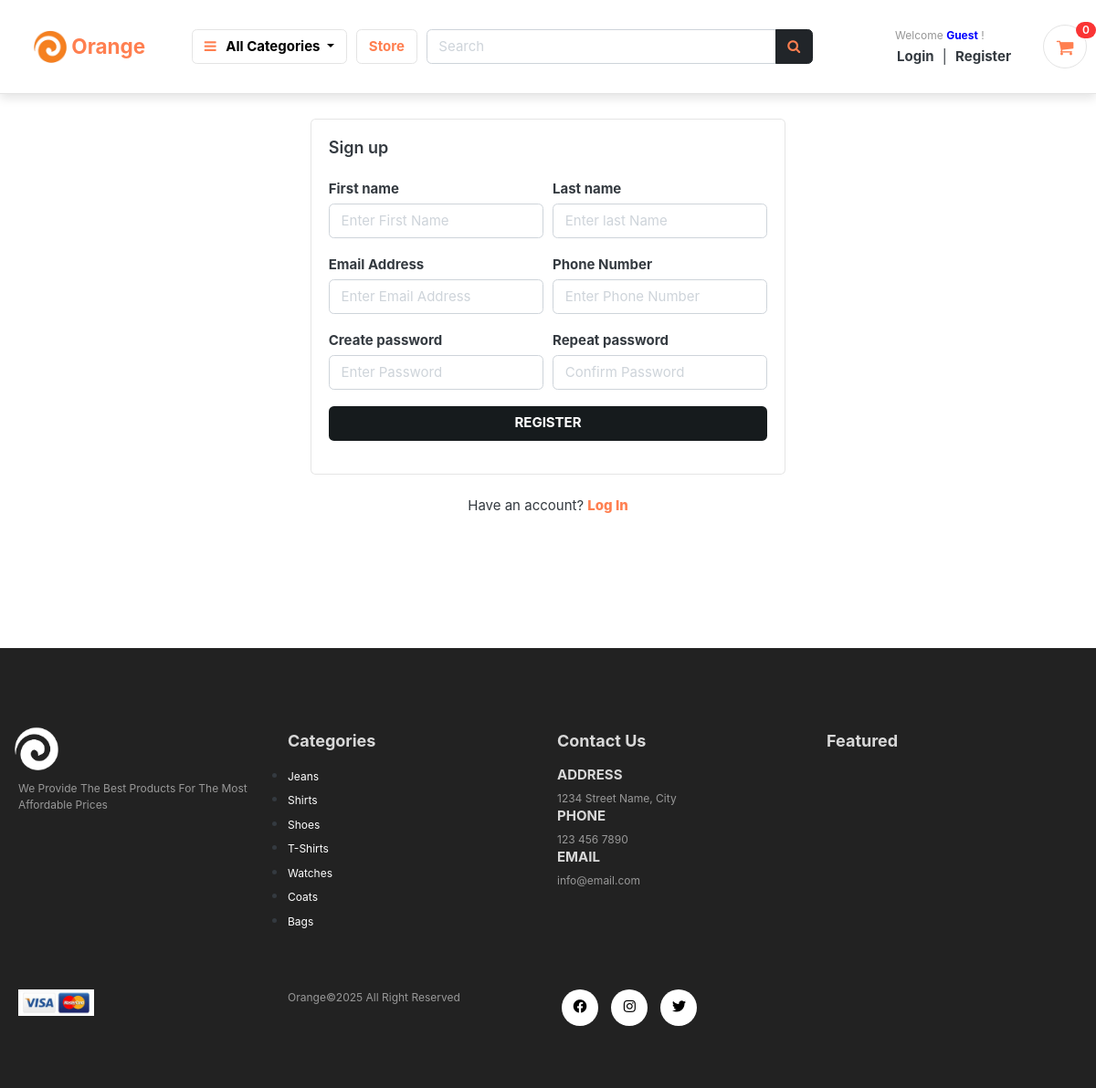
Page /accounts/register/ on the committed database.
### category/models.py (models this page shows, shortened)
class Category(models.Model):
    category_name = models.CharField(max_length=50, unique=True)
    slug = models.SlugField(max_length=100, unique=True)
    description = models.TextField(max_length=255, blank=True)
    cat_image = models.ImageField(upload_to='photos/categories', blank=True)
    class Meta:
        verbose_name = 'category'
        verbose_name_plural = 'categories'
    def get_url(self):
        return reverse('products_by_category', args=[self.slug])

### accounts/views.py (the view)
# urls.py: path('register/', views.register, name='register'),
def register(request):
    if request.method == 'POST':
        form = RegistrationForm(request.POST)
        if form.is_valid():
            first_name = form.cleaned_data['first_name']
            last_name = form.cleaned_data['last_name']
            phone_number = form.cleaned_data['phone_number']
            email = form.cleaned_data['email']
            password = form.cleaned_data['password']
            username = email.split("@")[0]
            user = Account.objects.create_user(first_name=first_name, last_name=last_name, email=email, username=username, password=password)
            user.phone_number = phone_number
            user.save()
            current_site = get_current_site(request)
            mail_subject = 'Please activate your account'
            message = render_to_string('accounts/account_verification_email.html', {
                'user': user,
                'domain': current_site,
                'uid': urlsafe_base64_encode(force_bytes(user.pk)),
                'token': default_token_generator.make_token(user),
            })
            to_email = email
            send_email = EmailMessage(mail_subject, message, to=[to_email])
            send_email.send()
            return redirect('/accounts/login/?command=verification&email='+email)
    else:
        form = RegistrationForm()
    context = {
        'form': form,
    }
    return render(request, 'accounts/register.html', context)

### accounts/forms.py (shortened to what this page needs)
class RegistrationForm(forms.ModelForm):
    password = forms.CharField(widget=forms.PasswordInput(attrs={
        'placeholder': 'Enter Password',
        'class': 'form-control',
    }))
    confirm_password = forms.CharField(widget=forms.PasswordInput(attrs={
        'placeholder': 'Confirm Password'
    }))
    class Meta:
        model = Account
        fields = ['first_name', 'last_name', 'phone_number', 'email', 'password']
    def __init__(self, *args, **kwargs):
        super(RegistrationForm, self).__init__(*args, **kwargs)
        self.fields['first_name'].widget.attrs['placeholder'] = 'Enter First Name'
        self.fields['last_name'].widget.attrs['placeholder'] = 'Enter last Name'
        self.fields['phone_number'].widget.attrs['placeholder'] = 'Enter Phone Number'
        self.fields['email'].widget.attrs['placeholder'] = 'Enter Email Address'
        for field in self.fields:
            self.fields[field].widget.attrs['class'] = 'form-control'

### cart/context_processors.py (called while the page is built)
def counter(request):
    cart_count = 0
    if 'admin' in request.path:
        return {}
    else:
        try:
            cart = Cart.objects.filter(cart_id=_cart_id(request))
            if request.user.is_authenticated:
                cart_items = CartItem.objects.all().filter(user=request.user)
            else:
                cart_items = CartItem.objects.all().filter(cart=cart[:1])
            for cart_item in cart_items:
                cart_count += cart_item.quantity
        except Cart.DoesNotExist:
            cart_count = 0
    return dict(cart_count=cart_count)

### cart/views.py (called while the page is built)
def _cart_id(request):
    cart = request.session.session_key
    if not cart:
        cart = request.session.create()
    return cart

### category/context_processors.py (called while the page is built)
def menu_links(request):
    links = Category.objects.all()
    return dict(links=links)

### accounts/templates/accounts/register.html (shortened to what this page needs)
{% extends 'base.html' %}
{% block content %}
<section class="section-content padding-y mt-5 pt-5">
	<div class="card mx-auto" style="max-width:520px; margin-top:40px;">
      <article class="card-body">
		<header class="mb-4"><h4 class="card-title">Sign up</h4></header>
		<form action="{% url 'register' %}" method="POST">
				<div class="form-row">
					<div class="col form-group">
						<label style="font-weight:bold;">First name</label>
					  	{{ form.first_name }}
					</div>
					<div class="col form-group">
						<label style="font-weight:bold;">Last name</label>
					  	{{ form.last_name }}
					</div>
				</div>
				<div class="form-row">
					<div class="form-group col-md-6">
					  <label style="font-weight:bold;">Email Address</label>
					  {{form.email}}
					</div>
					<div class="form-group col-md-6">
					  <label style="font-weight:bold;">Phone Number</label>
					  {{form.phone_number}}
					</div>
				</div>
				<div class="form-row">
					<div class="form-group col-md-6">
						<label style="font-weight:bold;">Create password</label>
					    {{ form.password }}
					</div>
					<div class="form-group col-md-6">
						<label style="font-weight:bold;">Repeat password</label>
            {{form.confirm_password}}
					</div>
				</div>
			    <div class="form-group">
			        <button type="submit" class="btn custom-button btn-block"> Register  </button>
			    </div>
			</form>
		</article>
    </div>
    <p class="text-center mt-4">Have an account? <a href="{% url 'login' %}" style="color:coral;font-weight:800;" class="link">Log In</a></p>
    <br><br>
</section>
{% endblock %}

### templates/includes/footer.html (shortened to what this page needs)
{% load static %}
   <footer class="mt-5 py-5">
        <div class="row container mx-auto pt-5">
          <div class="footer-one col-lg-3 col-md-6 col-sm-12">
			<a href="{% url 'home' %}">
				<img class="logo" src="{% static 'images/icons/payment.png' %}" style="filter:grayscale(100%) brightness(2);transform:scale(1.2)"/>
			</a>
            <p class="pt-3 text-capitalize">We provide the best products for the most affordable prices</p>
          </div>
          <div class="footer-one col-lg-3 col-md-6 col-sm-12">
           <h5 class="pb-2">Categories</h5>
		   <ul>
			{% for category in links %}
			<li>
				<a
				class="link"
				href="{{ category.get_url }}"
				style="color: white"
				onmouseover="this.style.color='black';"
				onmouseout="this.style.color='white';"
				>{{ category.category_name }}</a
			  >
			</li>
			{% empty %}
            <div class="container text-center mt-5 py-5">
                <p>No "New" products available at the moment.</p>
            </div>
			{% endfor %}
		   </ul>
          </div>
          <div class="footer-one col-lg-3 col-md-6 col-sm-12">
            <h5 class="pb-2">Contact Us</h5>
            <div>
              <h6 class="text-uppercase">Address</h6>
              <p>1234 Street Name, City</p>
            </div>
            <div>
              <h6 class="text-uppercase">Phone</h6>
              <p>123 456 7890</p>
            </div>
            <div>
              <h6 class="text-uppercase">Email</h6>
              <p>info@email.com</p>
            </div>
          </div>
          <div class="footer-one col-lg-3 col-md-6 col-sm-12">
            <h5 class="pb-2">Featured</h5>
          </div>
        </div>
        <div class="copyright mt-5">
          <div class="row container mx-auto">
            <div class="col-lg-3 col-md-5 col-sm-12 mb-4">
              <img src="{% static 'images/icons/payment.jpeg' %}"/>
            </div>
            <div class="col-lg-3 col-md-5 col-sm-12 mb-4 text-nowrap mb-2">
              <p>Orange©2025 All Right Reserved</p>
            </div>
            <div class="col-lg-3 col-md-5 col-sm-12 mb-4">
             <a href="#"><i class="fab fa-facebook"></i></a>
             <a href="#"><i class="fab fa-instagram"></i></a>
             <a href="#"><i class="fab fa-twitter"></i></a>
            </div>
          </div>
        </div>
    </footer>

### static/css/ui.css (style rules this page uses)
html { font-family: "Inter", sans-serif; font-size: 15px; }
.padding-y { padding-top: 40px; padding-bottom: 40px; }
article:after, .form-group:after { display: block; clear: both; content: ""; }
p:last-child { margin-bottom: 0; }

### static/css/style.css (style rules this page uses)
* { margin: 0; padding: 0; box-sizing: border-box; }
h4 { font-size: 1.2rem; font-weight: 600; }
h5 { font-size: 1rem; font-weight: 400; }
h6 { color:#D8D8D8; }
button { font-size: 0.8rem; font-weight: 900; outline: none; border: none; background-color: #1d1d1d; color:aliceblue; padding: 13px 30px; text-transform: uppercase; cursor: pointer; transition: 0.5s ease; }
footer { background-color: #222222; }
footer h5 { color:#D8D8D8; font-weight: 700; font-size: 1.2rem; }
footer li { padding-bottom: 4px; }
footer li a { font-size: 0.8rem; color:#999; text-decoration: none; }
footer .copyright a { color: #000; height: 40px; width: 40px; background-color: #fff; display: inline-block; text-align: center; line-height: 38px; border-radius: 50%; transition: 0.3s ease; margin: 0 5px; }
footer p { color: #999; font-size:0.8rem; }
footer .copyright img { width: 30%; }
.logo { width: 40px; height: 40px;; }

### templates/base.html (style rules this page uses)
.custom-button { background-color: #161b1d; color: white; transition: background-color 0.3s ease; font-weight:bold; }

### rows in the picture
Category: category_name "Jeans"
Category: category_name "Shirts"
Category: category_name "Shoes"
Category: category_name "T-Shirts"
Category: category_name "Watches"
Category: category_name "Coats"
Category: category_name "Bags"

### other values in the picture
{{ cart_count }} "0"
